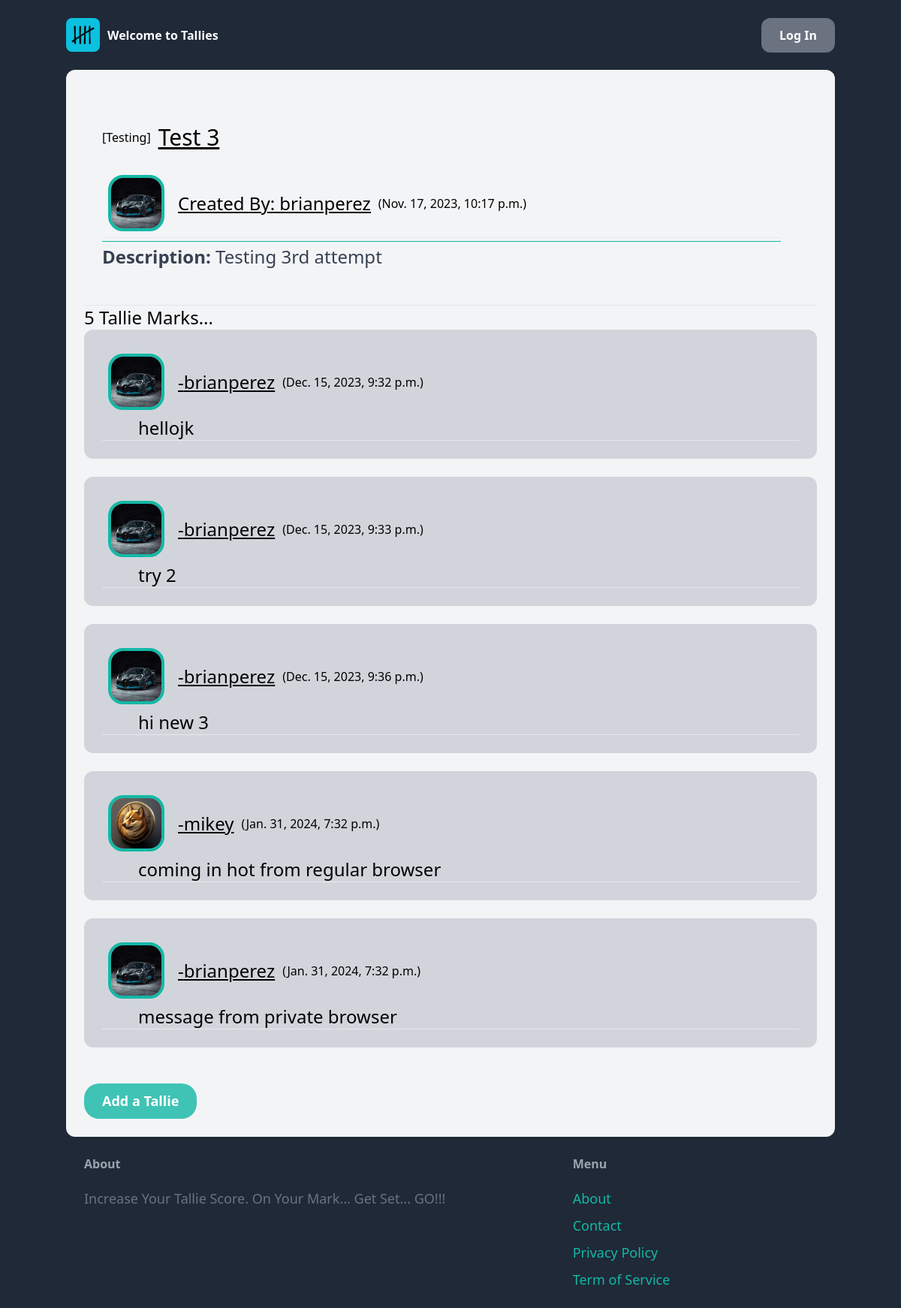
Page /blog/3/ on the committed database.
### blog/models.py (models this page shows, shortened)
class Blog(models.Model):
    category = models.ForeignKey(Category, related_name='blogs', on_delete=models.CASCADE, blank=True, null=True, default='Testing')        # related_name='blogs': This provides a reverse relation from "Category" back to the model where this line of code is located. It means that you can access the instances of the current model associated with a Category using the attribute name blogs. For example, if you have a Category instance, you can access its associated blogs using category.blogs.all().
    name = models.CharField(max_length=255) # create a max length restriction of the Blog Name ; name is used in the admin page
    members = models.ManyToManyField(User, related_name='Blogs')           # involves the owner and the contacter
    content = models.TextField(blank=True, null=True)
    created_by = models.ForeignKey(User, related_name='blogs', on_delete=models.SET(get_default_user), blank=True, null=True)
    created_at = models.DateTimeField(auto_now_add=True)                            # store the time the Blog instanciated
    modified_at = models.DateTimeField(auto_now=True)                               # update to the current time
    class Meta:
        ordering = ('-modified_at',)

class Category(models.Model):
    name = models.CharField(max_length=255) # create a MAX LENGTH RESTRICTION
    class Meta:                     # CREATE a Meta data class
        ordering = ('name',)                    # Order all category entries within django admin in alphabetical order
        verbose_name_plural = 'Categories'      # Show the title 'Categories' instead of default 'Categorys' within admin site's sidebar
    def __str__(self):              # FUNCTION that returns the Category name
        return self.name

class BlogComment(models.Model):
    Blog = models.ForeignKey(Blog, related_name='Comments', on_delete=models.SET(get_default_blog))   # This line of code is creating a ForeignKey relationship between the current model and the Blog model, and it establishes a reverse relation named 'Comments' from Blog back to the current model. Refers back to the Blog that this comment is associated with # "on_delete=models.SET(get_default_blog" : when the creator of the Blog deletes the blog, set the associated blog to the default one owned by admin
    content = models.TextField(blank=True, null=False) # blank=True: This means that the field is allowed to be empty when a form is submitted. ; null=False: This means that in the database, the field cannot store a NULL value.
    created_at = models.DateTimeField(auto_now_add=True)                            # store the time the Blog instanciated
    created_by = models.ForeignKey(User, related_name='Created_Comments', on_delete=models.SET(get_default_user)) # creating a ForeignKey relationship between the current model and the User model, and it establishes a reverse relation named 'created_Comments' from User back to the current model. # "on_delete=models.SET(get_default_user)" : when the creator of the Blog is deleted set the creator to the default user
    class Meta:
        ordering = ('created_at',) # the results are in oldest to newest configuration

### core/models.py (models this page shows, shortened)
class Profile(models.Model):
    user = models.OneToOneField(User, on_delete=models.CASCADE) # connect the user the the profile using the user PK(id)
    age = models.IntegerField(null=True, blank=True)  # Allow null and blank values for flexibility
    profile_image = models.ImageField(null=True, default='DEFAULT.png', blank=True, upload_to="profile_images/") # optional ; saves image media location ; # NEED TO INSTALL PILLOW (Python Image Library) ; sets default image to media/DEFAULT.png
    score = models.IntegerField(null=True, blank=True, default=0)  # Allow null and blank values for flexibility

### blog/views.py (the view)
# urls.py: path('<int:pk>/', views.detail, name='detail'), #This line captures an integer parameter from the URL and calls the detail function in the ./views.py module. The name 'detail' can be used to reference
def detail(request, pk):
    blog = get_object_or_404(Blog, pk=pk)   # get the Blog with the associating primary key
    comments = BlogComment.objects.filter(Blog=blog)
    if request.method == 'POST':
        comment_form = CommentForm(request.POST)
        if comment_form.is_valid():
            blogComment = comment_form.save(commit=False)          # CREATE an object for the database ; "commit=False" Wait to commit to the database because an error will occur
            blogComment.created_by = request.user           # AUTHENTICATED by decorator
            blogComment.Blog_id = blog.id                   # AUTHENTICATED by decorator
            request.user.profile.score +=1          # increase the user's profile score
            request.user.profile.save()             # Save the updated profile to the database
            print()
            blogComment.save()                              # SAVE the blog to the database now
            return redirect('blog:detail', pk = blog.id)    # REDIRECT the user to the blog the user created
    else:
        comment_form = CommentForm()
    return render(request, 'blog/detail.html', {
        'comments': comments,
        'comment_form': comment_form,
        'blog': blog,
    })

### blog/templates/blog/detail.html (shortened to what this page needs)
{% extends 'core/base.html' %}
{% block content %}
    <div class="grid grid-cols-2 gap-6">
        <div class="col-span-2 p-6 bg-gray-100 rounded-xl">
            <div class="flex  items-center mb-6">
                [{{blog.category}}]
                <h2 class="text-3xl underline" style="margin-left: 10px;">{{blog.name}}</h2>
            </div>
            {% if blog.content %}
                <div class="p-2"style="display:flex;">
                    <img class="Explore_Profile_Image" style="width:75px; height:75px;border-radius: 20px; border: 4px solid #14b8a6;"src="{{ blog.created_by.profile.profile_image.url }}" alt="image file of user: {{ blog.created_by }}">
                    <div class="p-2 flex justify-between items-center"  >
                        <h2 class="text-2xl underline strong"style="margin-left: 10px;">
                            <a href="{% url 'blog:ViewProfile' blog.created_by.id %}">
                                Created By: {{blog.created_by}}
                            </a>
                        </h2>
                        <p style="margin-left: 10px;">({{blog.created_at}})</p>
                    </div>
                </div>
                <hr style="color:red; ">
                <p class="Description_Block text-gray-700 text-2xl">
                    <strong>Description: </strong>{{blog.content}}
                </p>
            {% endif %}
        </div>
    </div>
    <br>
    <hr>
    <div>
        <h1 class="text-2xl"> {{ blog.Comments.count }} Tallie Marks...</h1>
        {% for comment in blog.Comments.all %}
            <div class="p-6 bg-gray-300 rounded-xl">
                <div class="p-2"style="display:flex;">
                    <img class="Explore_Profile_Image" style="width:75px; height:75px;border-radius: 20px; border: 4px solid #14b8a6;"src="{{ comment.created_by.profile.profile_image.url }}" alt="image file of user: {{ comment.created_by }}">
                    <div class="p-2 flex justify-between items-center"  >
                        <h2 class="text-2xl underline"style="margin-left: 10px;">-{{comment.created_by}}</h2>
                        <p style="margin-left: 10px;">({{comment.created_at}})</p>
                    </div>
                </div>
                <div class="pl-12">
                    <h3 class="text-2xl">{{comment.content}}</h3>
                </div>
                <hr>
            </div>
            <br>
        {% endfor %}
        <button id="commentButton" class="inline-block POSITIVE_BTN">Add a Tallie</button>
    </div>
{% endblock %}

### static/css/BaseStyle.css (style rules this page uses)
* { margin: 0; }
.container { margin-left: auto; margin-right: auto; }
body { display: flex; align-items: center; flex-direction: column; justify-content: center; background: #1f2937; }
.Description_Block { border-top: 1px solid #14b8a6; padding-top: 4px; margin-top: 4px; }
.POSITIVE_BTN { display: inline-block; margin-top: 24px; padding: 10px 24px; font-size: 18px; font-weight: 600; background-color: #3fc3b5; color: #fff; border-radius: 20px; text-decoration: none; }

### rows in the picture
Blog: category "Testing", name "Test 3", created_by.profile.profile_image (picture), created_by "brianperez", created_at "Nov. 17, 2023, 10:17 p.m.", content "Testing 3rd attempt", Comments.count "5"
BlogComment: created_by.profile.profile_image (picture), created_by "brianperez", created_at "Dec. 15, 2023, 9:32 p.m.", content "hellojk"
BlogComment: created_by.profile.profile_image (picture), created_by "brianperez", created_at "Dec. 15, 2023, 9:33 p.m.", content "try 2"
BlogComment: created_by.profile.profile_image (picture), created_by "brianperez", created_at "Dec. 15, 2023, 9:36 p.m.", content "hi new 3"
BlogComment: created_by.profile.profile_image (picture), created_by "mikey", created_at "Jan. 31, 2024, 7:32 p.m.", content "coming in hot from regular browser"
BlogComment: created_by.profile.profile_image (picture), created_by "brianperez", created_at "Jan. 31, 2024, 7:32 p.m.", content "message from private browser"
